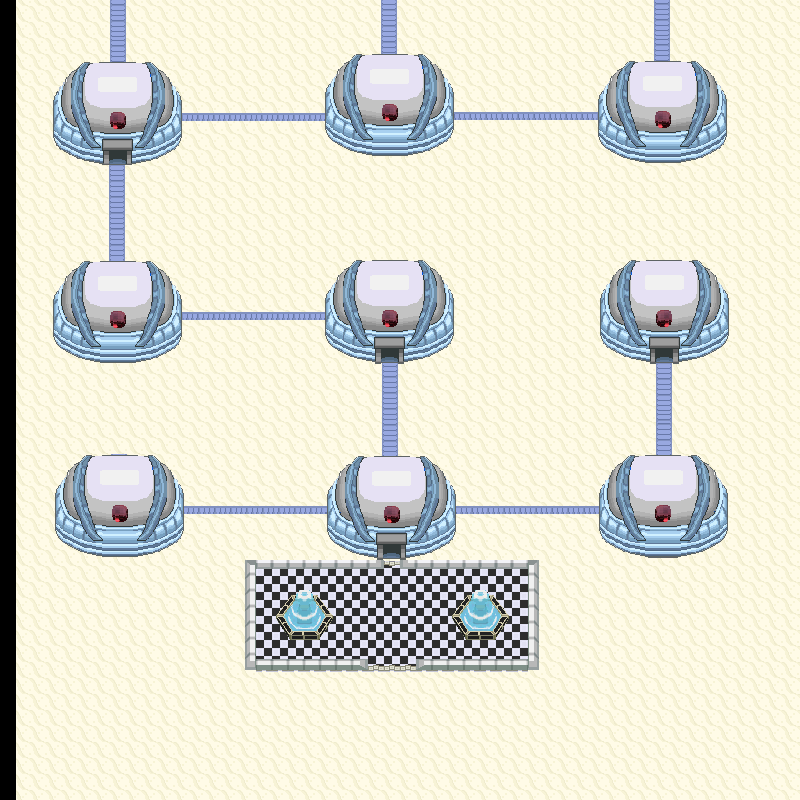

This game map was drawn from its Tiled (.tmx) file and the tilesets committed beside it. A one-line description and the trimmed map source follow:
An orthogonal 50x50 tile map with 16x16 px tiles, 6 tile layers (Grass, Walkable, Walkable, Collisions, ...), 4 tilesets.

<map version="1.0" orientation="orthogonal" width="50" height="50" tilewidth="16" tileheight="16">
 <tileset firstgid="1" source="Realgam Tower Set.tsx" />
 <tileset firstgid="8641" source="SinnohInteriorSet1.tsx" />
 <tileset firstgid="11009" source="Sinnoh Land Sea 4.tsx" />
 <tileset firstgid="12881" source="Orre Tileset 2.tsx" />
 <layer name="Grass" width="50" height="50">
  <data>[2500 cells, 2345 non-empty, 1 distinct tile ids]</data>
 </layer>
 <layer name="Walkable" width="50" height="50">
  <data>[2500 cells, 119 non-empty, 4 distinct tile ids]</data>
 </layer>
 <layer name="Walkable" width="50" height="50">
  <data>[2500 cells, 39 non-empty, 35 distinct tile ids]</data>
 </layer>
 <layer name="Collisions" width="50" height="50">
  <data>[2500 cells, 591 non-empty, 552 distinct tile ids]</data>
 </layer>
 <layer name="Collisions" width="50" height="50">
  <data>[2500 cells, 0 non-empty, 0 distinct tile ids]</data>
 </layer>
 <layer name="WalkBehind" width="50" height="50">
  <data>[2500 cells, 90 non-empty, 82 distinct tile ids]</data>
 </layer>
</map>
